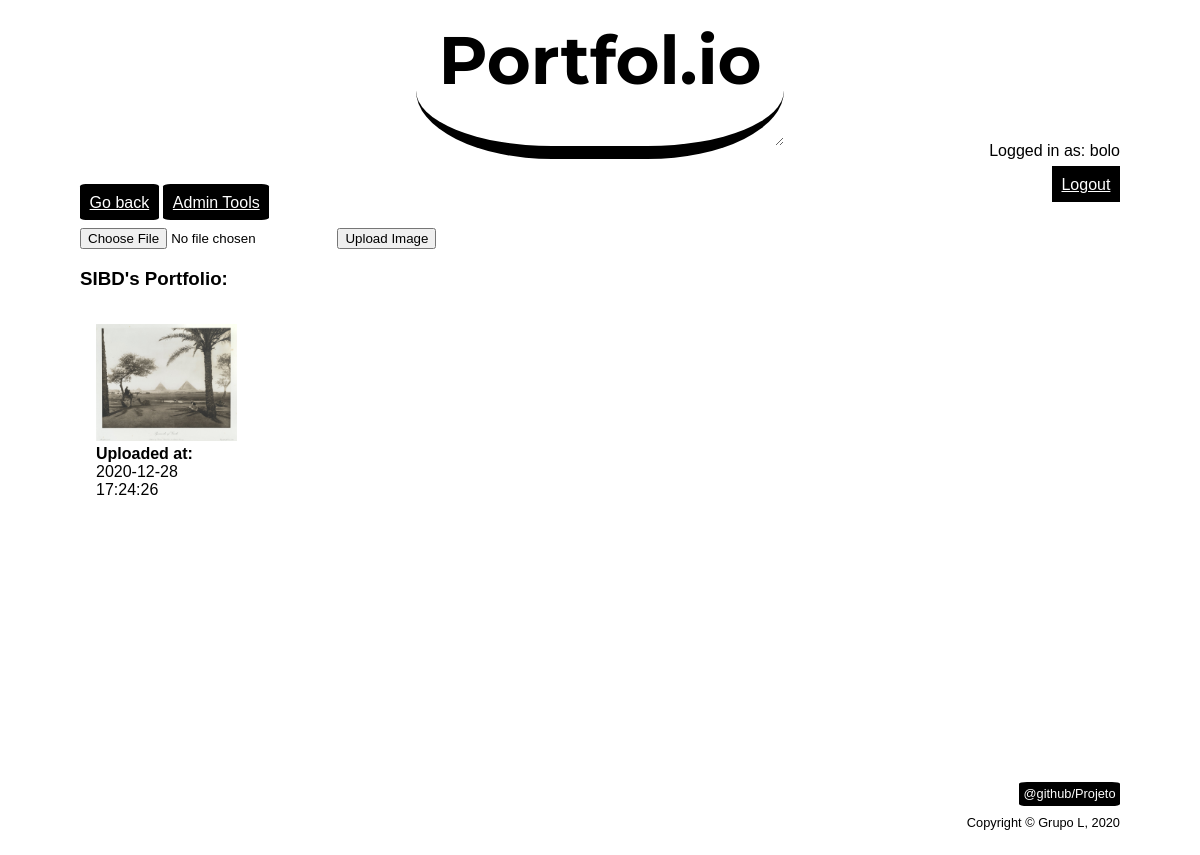
The page /pages/list_gallery.php?subject=1 (signed in) on the database its author committed.
### tables this page shows
CREATE TABLE subject (
    	id integer primary key autoincrement,
    	name text not null,
    	folder_path text,
        admin_id integer references student(id) not null,
        admin_sub1 integer references student(id),
        admin_sub2 integer references student(id),
        admin_sub3 integer references student(id),
        CONSTRAINT user_unique_error UNIQUE (name)
        CONSTRAINT user_unique_error UNIQUE (folder_path)
    );

CREATE TABLE photo (
        id integer primary key autoincrement,
        name text not null,
        subject_id integer references subject(id) not null,
        student_id integer references student(id) not null,
        created_at timestamp DEFAULT CURRENT_TIMESTAMP not null
    );

### database/subjects.php (called while the page is built, shortened)
<?php
    function getSubjectNameFromID($admin_id){
        global $db;
        $stmt= $db->prepare('SELECT name from subject where id = ?');
        $stmt->execute(array($admin_id));
        return ($stmt->fetchColumn());
    }
?>

### database/photos.php (called while the page is built, shortened)
<?php
    function getSubjectPhotos($subject_id) {
        global $db;
        $stmt= $db->prepare('SELECT * from photo where subject_id = ?');
        $stmt->execute(array($subject_id));
        return ($stmt->fetchAll());
    }
?>

### pages/list_gallery.php (the view, shortened to what this page needs)
<?php
    include_once('../template/template.php');
    include_once('../database/connect.php');
    include_once('../database/subjects.php');
    include_once('../database/photos.php');
    $subject_id=$_GET['subject'];
    $subject_name=getSubjectNameFromID($subject_id);
    $result=getSubjectPhotos($subject_id);
?>
<!DOCTYPE html>
<html lang="en">
<head>
    <link href="../css/MainpageStyle.css" rel="stylesheet">
    <link href="../css/GalleryStyle.css" rel="stylesheet">
</head>
<body>
    <header>
        <h1><a href="../pages/user_mainpage.php"> Portfol.io</a></h1>
    </header>
    <div id="username">
        <p>Logged in as: <?= $_SESSION['username'] ?></p>
        <a href="../actions/ActionLogout.php">Logout</a>
    </div>
    <nav id="operations">
        <a href="user_mainpage.php" id="Back">Go back</a>
        <a href="../pages/admin.php?subject=<?php echo $subject_id ?>" id="Admin">Admin Tools</a>
    </nav>
    <form action="../actions/ActionUpload.php" method="post" enctype="multipart/form-data">
        <input type="file" name="photoToUpload" id = "photoToUpload">
        <input type="submit" value="Upload Image" name="submit">
    </form>
    <nav id="pictures">
        <h3><?php echo $subject_name ?>'s Portfolio:</h3>
        <ul>
            <?php foreach($result as $row) { ?>
                <li>
                    <a href="/pictures/<?php echo $subject_name ?>/<?php echo $row['name'] ?>"><img id="pics" src="../pictures/<?php echo $subject_name ?>/<?php echo $row['name'] ?>"  alt="Picture"></a>
                    <span><b>Uploaded at:</b> <?php echo $row["created_at"]?></span>
                </li>
            <?php } ?>
        </ul>
    </nav>
</body>
</html>

### css/MainpageStyle.css (style rules this page uses)
body { font-family: Arial, Verdana, monospace; background-repeat: no-repeat; background-attachment: fixed; background-size: cover; background-position: auto; background-image: url(../img/portfolio4.png); -webkit-font-smoothing: antialiased; margin-left: 5em; margin-right: 5em; }
body > header { font-size: 2.1em; border-style: solid; flex-direction: column; text-align: center; border-bottom-width: 0.4em; margin-bottom: -1em; margin-right: 10em; margin-left: 10em; margin-top: -1em; border-top-width: 0; border-right-width: 0; border-left-width: 0; border-radius: 37%; resize: vertical; overflow: auto; font-family: 'Montserrat', sans-serif; display: flex; }
body > header h1 a:-webkit-any-link { color: black; cursor: pointer; text-decoration: none; }
#operations a { padding: 0.6em; background: rgb(0, 0, 0); color: #ffffff; border-radius: 7%; }
body > div { text-align: right; }
body > div#username a { padding: 0.6em; background: rgb(0, 0, 0); color: #ffffff; font-size: 1em; flex-direction: column; }

### css/GalleryStyle.css (style rules this page uses)
#pictures ul { display: grid; grid-template-columns: repeat(6, minmax(1px, 100%)); padding-left: 0; list-style: none; }
#pictures li { padding: 1em; margin-bottom: 1em; }
img#pics { max-width:100%; height:auto; transition: transform .4s; }

### rows shown on the page
subject: name "SIBD"
photo: subject+name (picture), created_at "2020-12-28 17:24:26"

### other values the page prints
$_SESSION['username'] "bolo"
